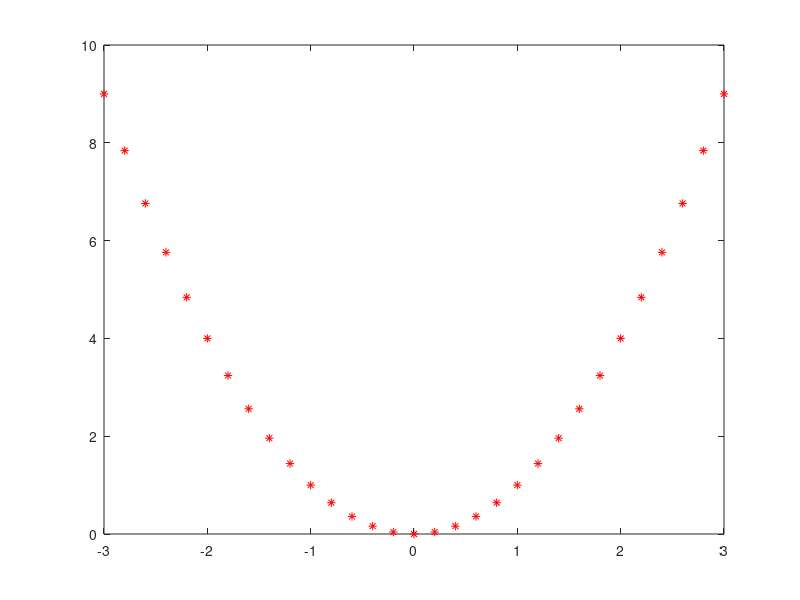

The MATLAB script that drew this image:

% PlotTests.m

x = [-3 : 0.2 : 3];
y = x .^ 2;
z = x .^ 3;

xy  = [x ; y];
xyz = [x ; y ; z];

plot (x, y);
pause

clf ; plot (x, y, 'r*');


% jjjjjjjjjjj
